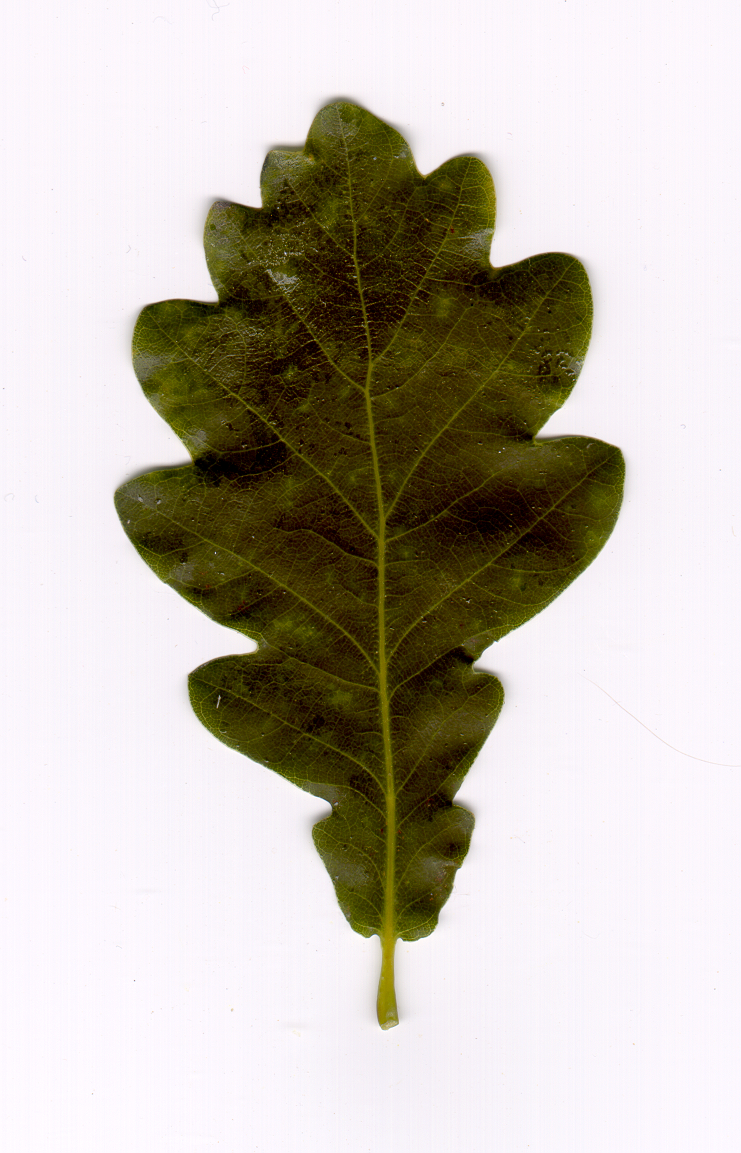
#> input picture LeafVeinExtraction-master/leaves_test/l4nr001.tif, 741 x 1153 px
$ python -i split_leaves.py   (imports and definitions only)   (older library calls are emulated)
#> lines starting #> are read from the running program, lines starting #| are printed output that depends on the picture; after the words box and inside, x2 and y2 are one past the last pixel; in counts of white or black regions, pixels touching at a corner belong together
### LeafVeinExtraction-master/get_pic_rotated_and_broaden.py
import cv2
from math import *
import numpy as np


def get_pic_rotated_and_broaden(img, degree=45, filled_color=-1):

    # 获取旋转后4角的填充色
    if filled_color == -1:
        filled_color = tuple(img[0][0].tolist())
    if isinstance(filled_color, int):
        filled_color = (filled_color, filled_color, filled_color)

    height, width = img.shape[:2]

    # 旋转后的尺寸
    height_new = int(width * fabs(sin(radians(degree))) + height * fabs(cos(radians(degree))))
    width_new = int(height * fabs(sin(radians(degree))) + width * fabs(cos(radians(degree))))

    mat_rotation = cv2.getRotationMatrix2D((width / 2, height / 2), degree, 1)

    mat_rotation[0, 2] += (width_new - width) / 2
    mat_rotation[1, 2] += (height_new - height) / 2

    img_rotation = cv2.warpAffine(img, mat_rotation, (width_new, height_new), borderValue=filled_color)
    # 填充四个角
    mask = np.zeros((height_new + 2, width_new + 2), np.uint8)
    mask[:] = 0
    seed_points = [(0, 0), (0, height_new - 1), (width_new - 1, 0), (width_new - 1, height_new - 1)]
    for i in seed_points:
        cv2.floodFill(img_rotation, mask, i, filled_color)
    return img_rotation

### LeafVeinExtraction-master/split_leaves.py
import cv2
import numpy as np
from sklearn import cluster
import get_pic_rotated_and_broaden


def split_leaves(image):
#> called with image = 'leaves_test/l4nr001.tif'
    img = cv2.imread(image)
#> img is the input picture: shape (1153, 741, 3); mean B, G, R 177.5, 187.5, 193.7
    img = img[:-100, :]     # 防止边缘有拍出白纸的区域
#> img: shape (1053, 741, 3)

    # 提取叶片
    gray_image = cv2.cvtColor(img, cv2.COLOR_BGR2GRAY)
    ret, threshed_img = cv2.threshold(gray_image, 180, 255, cv2.THRESH_BINARY)
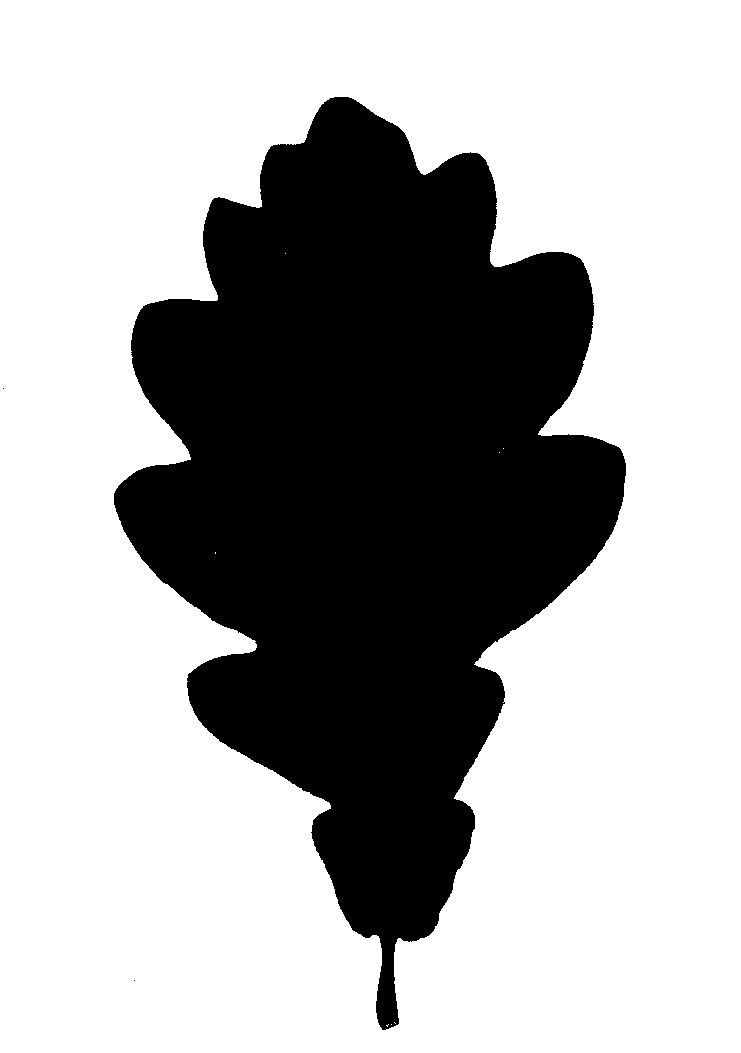
#> threshed_img: shape (1053, 741); 67.4% white; 3 black regions (2 under 20 px)

    # 去噪
    _, contours, hierarchy = cv2.findContours(threshed_img, cv2.RETR_TREE, cv2.CHAIN_APPROX_SIMPLE)
#> contours = 11 contours, 9 with area under 20; largest, box (x1, y1, x2, y2) and area: (0, 0, 741, 1053) 778480, (113, 96, 627, 1031) 255488
    small_areas = [i for i in contours if cv2.contourArea(i) < 500]
#> small_areas = 9 contours, all with area under 20
    cv2.fillPoly(threshed_img, small_areas, 255)
#> threshed_img: shape (1053, 741); 67.4% white; 1 black region, box (x1, y1, x2, y2) and area: (114, 97, 626, 1030) 254172
    threshed_img = 255 - threshed_img
#> threshed_img: shape (1053, 741); 32.6% white; 1 white region
    _, contours, hierarchy = cv2.findContours(threshed_img, cv2.RETR_TREE, cv2.CHAIN_APPROX_SIMPLE)
#> contours = 11 contours, 10 with area under 20; largest, box (x1, y1, x2, y2) and area: (114, 97, 626, 1030) 252882
    small_areas = [i for i in contours if cv2.contourArea(i) < 500]
#> small_areas = 10 contours, all with area under 20
    cv2.fillPoly(threshed_img, small_areas, 0)
#> threshed_img: shape (1053, 741); 32.6% white; 2 white regions (1 under 20 px)
    _, contours, hierarchy = cv2.findContours(threshed_img, cv2.RETR_TREE, cv2.CHAIN_APPROX_SIMPLE)
#> contours = 8 contours, 6 with area under 20; largest, box (x1, y1, x2, y2) and area: (114, 97, 626, 1030) 252877, (384, 1022, 394, 1029) 26
    small_holes_area = [i for i in contours if cv2.contourArea(i) < 500]
#> small_holes_area = 7 contours, 6 with area under 20; largest, box (x1, y1, x2, y2) and area: (384, 1022, 394, 1029) 26
    cv2.fillPoly(threshed_img, small_holes_area, 255)
#> threshed_img: shape (1053, 741); 32.6% white; 2 white regions (1 under 20 px)
    _, contours, hierarchy = cv2.findContours(threshed_img, cv2.RETR_TREE, cv2.CHAIN_APPROX_SIMPLE)
#> contours = 2 contours, 1 with area under 20; largest, box (x1, y1, x2, y2) and area: (114, 97, 626, 1030) 252877

    small_contours_idx = [i for i in range(len(contours)) if len(contours[i]) < 50]
#> small_contours_idx = [0]
    for i in small_contours_idx[::-1]:
        contours.pop(i)
#> this loop made 1 pass
#> after the loop, contours = 1 contour; box (x1, y1, x2, y2) and area: (114, 97, 626, 1030) 252877

    for i in range(len(contours)):
        t = []
        for j in contours[i].tolist():
            t.append(j[0])
        contours[i] = np.array(t)
#> after the loop, contours = 1 item
    contours = np.array(contours)
#> contours = 1393 pairs, first value 114 to 625, second value 97 to 1029
    h, w, c = img.shape
    img_all = []
    lt_points = []
    for cnt_idx in range(len(contours)):
        top_left_point = np.amin(contours[cnt_idx], axis=0)
        bottom_right_point = np.amax(contours[cnt_idx], axis=0)
        lt_points.append(top_left_point.tolist())
        im = img[max(0, top_left_point[1] - 5):min(h, bottom_right_point[1] + 5),
                 max(0, top_left_point[0] - 5):min(w, bottom_right_point[0] + 5)]

        # 提取叶片
        gray_im = cv2.cvtColor(im, cv2.COLOR_BGR2GRAY)
        ret, threshed_im = cv2.threshold(gray_im, 180, 255, cv2.THRESH_BINARY_INV)

        # 去噪
        threshed_im = get_pic_rotated_and_broaden.get_pic_rotated_and_broaden(threshed_im, -5, 0)
        threshed_im = get_pic_rotated_and_broaden.get_pic_rotated_and_broaden(threshed_im, 5, 0)
        im = get_pic_rotated_and_broaden.get_pic_rotated_and_broaden(im, -5, 0)
        im = get_pic_rotated_and_broaden.get_pic_rotated_and_broaden(im, 5, 0)
        _, contours_im, hierarchy = cv2.findContours(threshed_im, cv2.RETR_TREE, cv2.CHAIN_APPROX_SIMPLE)
        small_areas_im = [i for i in contours_im if cv2.contourArea(i) < 500]
        cv2.fillPoly(threshed_im, small_areas_im, 255)

        _, contours_im, hierarchy = cv2.findContours(threshed_im, cv2.RETR_TREE, cv2.CHAIN_APPROX_SIMPLE)
        small_holes_area_im = [i for i in contours_im if cv2.contourArea(i) < 7000]
        cv2.fillPoly(threshed_im, small_holes_area_im, 0)
        threshed_im = cv2.dilate(threshed_im, kernel=cv2.getStructuringElement(cv2.MORPH_CROSS, (5, 5)))
        threshed_im = cv2.cvtColor(threshed_im, cv2.COLOR_GRAY2RGB)

        threshed_im_inv = 255 - threshed_im
        split_img = cv2.bitwise_or(threshed_im_inv, im)
        # plt.imshow(cv2.cvtColor(split_img, cv2.COLOR_BGR2RGB))
        if np.sum(split_img // 255) > split_img.shape[0] * split_img.shape[1] * split_img.shape[2] / 1.5:
            lt_points.pop()
            continue
        img_all.append(split_img)
#> this loop made 1 pass
#> (top_left_point, bottom_right_point) on pass 1: ([114, 97], [625, 1029])
#> pass 1, in get_pic_rotated_and_broaden, `img_rotation = cv2.warpAffine(img, mat_rotation, (width_new, height_ne..`:
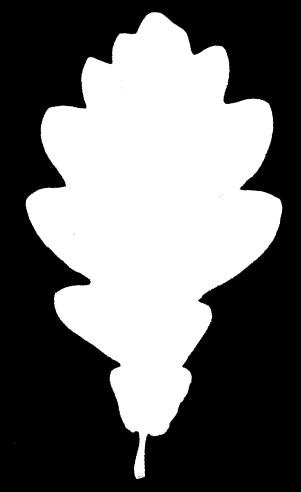
#> img_rotation: shape (983, 601) (shown at 1/2 size); min 0, max 255, mean 109.7
#> after the loop:
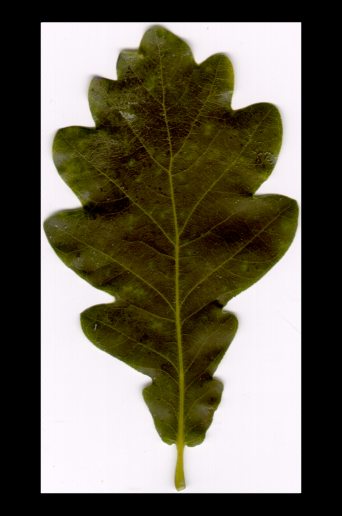
#> im: shape (1031, 684, 3) (shown at 1/2 size); mean B, G, R 85.2, 100.3, 105.3
#> after the loop:
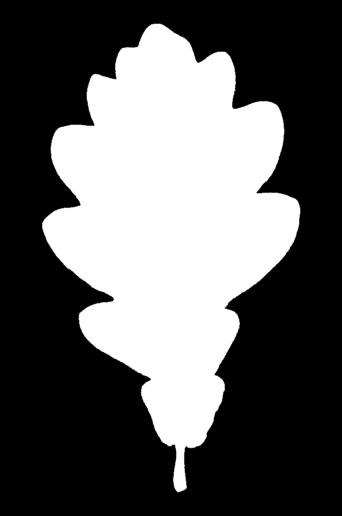
#> threshed_im: shape (1031, 684, 3) (shown at 1/2 size); min 0, max 255, mean 93.8
#> after the loop:
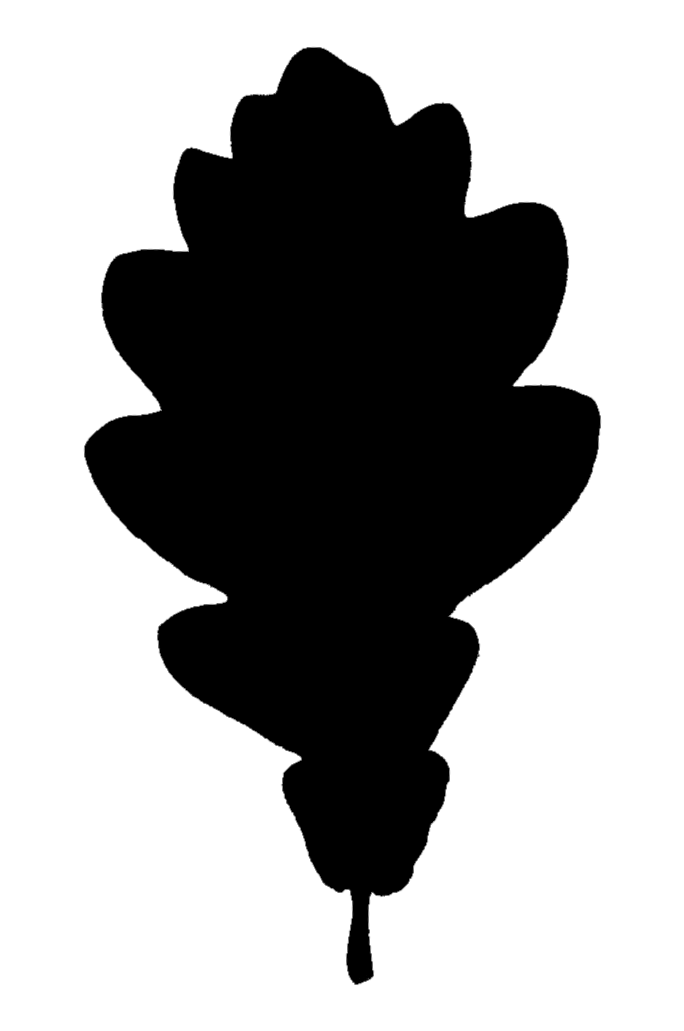
#> threshed_im_inv: shape (1031, 684, 3); min 0, max 255, mean 161.2
#> after the loop, img_all = 1 item; lt_points = [[114, 97]]

        # plt.show()

    # print('lt_points:', lt_points)
    # l_axis = [i[0] for i in lt_points]
    t_axis = [[i[1], 0] for i in lt_points]
#> t_axis = [[97, 0]]
    # print('l_axis:', l_axis)
    # print('t_axis:', t_axis)

    [_, label, _] = cluster.k_means(t_axis, 1)
#> label = [0]
    # print('label:', label)
#> (the run stopped early here; a loop or call above may not have finished)

$ run again, on LeafVeinExtraction-master/leaves_test/l4nr005.tif
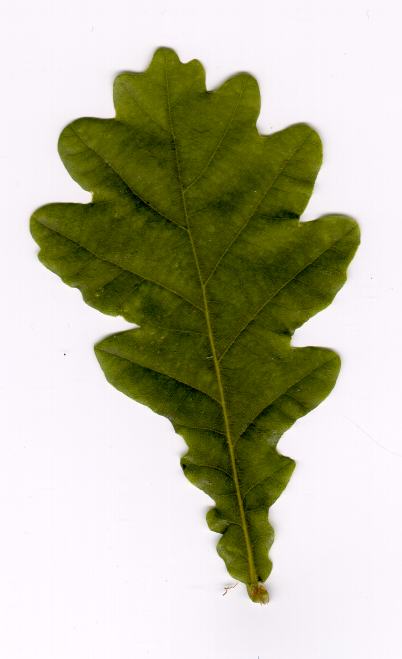
#> input picture LeafVeinExtraction-master/leaves_test/l4nr005.tif, 804 x 1317 px (shown at 1/2 size)
#> in split_leaves, img is the input picture: shape (1317, 804, 3); mean B, G, R 162.1, 185.6, 186.2
#> img: shape (1217, 804, 3)
#> in split_leaves, `ret, threshed_img = cv2.threshold(gray_image, 180, 255, cv2.THRESH_BIN..`:
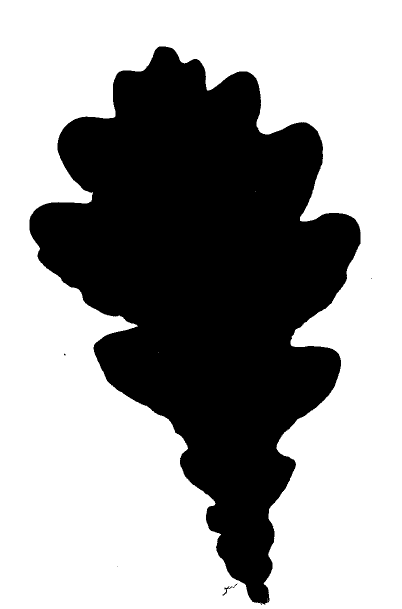
#> threshed_img: shape (1217, 804) (shown at 1/2 size); 61.4% white; 6 black regions (4 under 20 px)
#> in split_leaves, `_, contours, hierarchy = cv2.findContours(threshed_img, cv2.RETR_TREE,..`: contours = 16 contours, 13 with area under 20; largest, box (x1, y1, x2, y2) and area: (0, 0, 804, 1217) 976448, (58, 92, 722, 1210) 379217, (444, 1172, 465, 1192) 106
#> in split_leaves, `small_areas = [i for i in contours if cv2.contourArea(i) < 500]`: small_areas = 14 contours, 13 with area under 20; largest, box (x1, y1, x2, y2) and area: (444, 1172, 465, 1192) 106
#> in split_leaves, `_, contours, hierarchy = cv2.findContours(threshed_img, cv2.RETR_TREE,..`: contours = 6 contours, 5 with area under 20; largest, box (x1, y1, x2, y2) and area: (59, 93, 721, 1209) 375907
#> in split_leaves, `small_areas = [i for i in contours if cv2.contourArea(i) < 500]`: small_areas = 5 contours, all with area under 20
#> in split_leaves, `_, contours, hierarchy = cv2.findContours(threshed_img, cv2.RETR_TREE,..`: contours = 4 contours, 2 with area under 20; largest, box (x1, y1, x2, y2) and area: (59, 93, 721, 1209) 375901, (532, 1195, 539, 1203) 22
#> small_holes_area = 3 contours, 2 with area under 20; largest, box (x1, y1, x2, y2) and area: (532, 1195, 539, 1203) 22
#> in split_leaves, `_, contours, hierarchy = cv2.findContours(threshed_img, cv2.RETR_TREE,..`: contours = 1 contour; box (x1, y1, x2, y2) and area: (59, 93, 721, 1209) 375901
#> small_contours_idx = []
#> the loop in split_leaves, `for i in range(len(contours)):` made 1 pass
#> after the loop in split_leaves, `for i in range(len(contours)):`: contours = 1 item
#> in split_leaves, `contours = np.array(contours)`: contours = 1792 pairs, first value 59 to 720, second value 93 to 1208
#> the loop in split_leaves, `for cnt_idx in range(len(contours)):` made 1 pass
#> (top_left_point, bottom_right_point) on pass 1: ([59, 93], [720, 1208])
#> after the loop in split_leaves, `for cnt_idx in range(len(contours)):`:
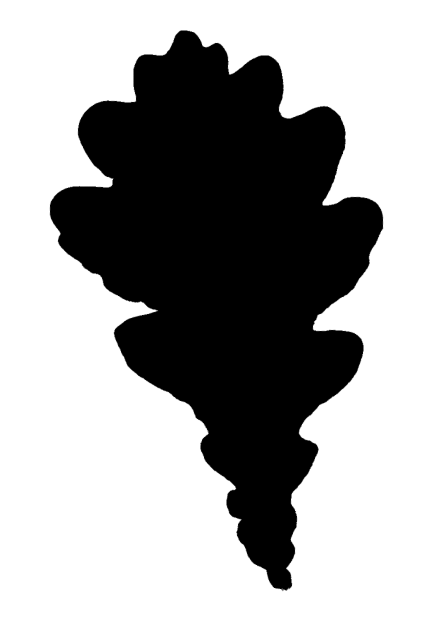
#> threshed_im_inv: shape (1241, 865, 3) (shown at 1/2 size); min 0, max 255, mean 163.7
#> after the loop in split_leaves, `for cnt_idx in range(len(contours)):`: img_all = 1 item; lt_points = [[59, 93]]
#> t_axis = [[93, 0]]
#> label = [0]
